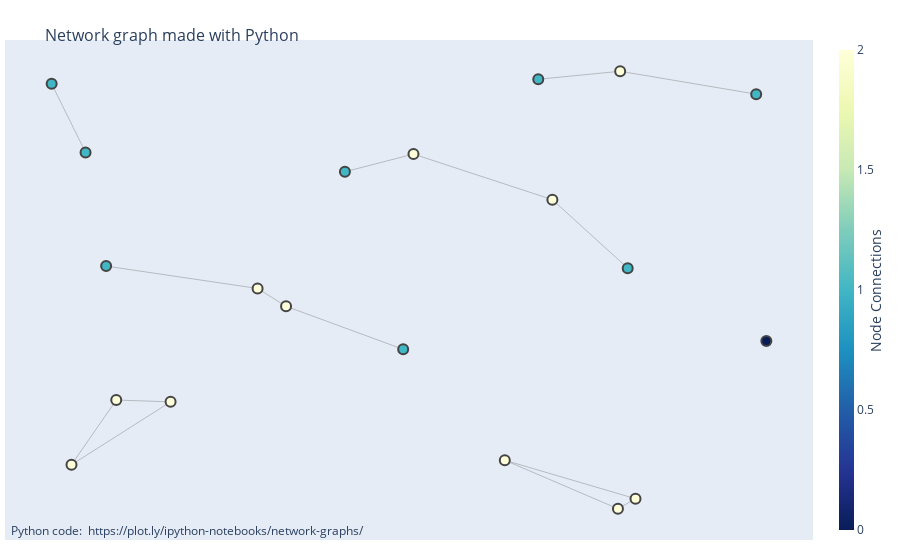

Notebook cell for this chart:
### Code cell
fig = go.Figure(data=[edge_trace, node_trace],
             layout=go.Layout(
                title='<br>Network graph made with Python',
                titlefont_size=16,
                showlegend=False,
                hovermode='closest',
                margin=dict(b=20,l=5,r=5,t=40),
                annotations=[ dict(
                    text="Python code: <a href='https://plot.ly/ipython-notebooks/network-graphs/'> https://plot.ly/ipython-notebooks/network-graphs/</a>",
                    showarrow=False,
                    xref="paper", yref="paper",
                    x=0.005, y=-0.002 ) ],
                xaxis=dict(showgrid=False, zeroline=False, showticklabels=False),
                yaxis=dict(showgrid=False, zeroline=False, showticklabels=False))
                )

fig.show()

### Figure 1 — Plotly figure (JSON) as saved in the notebook; plotly's stock layout.template omitted (floating-point values rounded to 4 significant figures)
{"data": [{"hoverinfo": "none", "line": {"color": "#888", "width": 0.5}, "mode": "lines", "type": "scatter", "x": [0.7516, 0.6107, null, 0.7516, 0.7734, null, 0.1145, 0.303, null, 0.07142, 0.1271, null, 0.07142, 0.1947, null, 0.7734, 0.6107, null, 0.0889, 0.04671, null, 0.7543, 0.9236, null, 0.7543, 0.6524, null, 0.4971, 0.6699, null, 0.4971, 0.4117, null, 0.4842, 0.3385, null, 0.303, 0.3385, null, 0.1947, 0.1271, null, 0.7637, 0.6699, null], "y": [0.02722, 0.1221, null, 0.02722, 0.04686, null, 0.5016, 0.4578, null, 0.1133, 0.2398, null, 0.1133, 0.2362, null, 0.04686, 0.1221, null, 0.7238, 0.8578, null, 0.8824, 0.8376, null, 0.8824, 0.8668, null, 0.7206, 0.6314, null, 0.7206, 0.686, null, 0.3389, 0.423, null, 0.4578, 0.423, null, 0.2362, 0.2398, null, 0.4976, 0.6314, null]}, {"hoverinfo": "text", "marker": {"color": [2, 1, 2, 2, 1, 2, 0, 2, 1, 1, 1, 2, 1, 1, 2, 2, 2, 1, 2, 2], "colorbar": {"thickness": 15, "title": {"side": "right", "text": "Node Connections"}, "xanchor": "left"}, "colorscale": [[0, "rgb(255,255,217)"], [0.125, "rgb(237,248,177)"], [0.25, "rgb(199,233,180)"], [0.375, "rgb(127,205,187)"], [0.5, "rgb(65,182,196)"], [0.625, "rgb(29,145,192)"], [0.75, "rgb(34,94,168)"], [0.875, "rgb(37,52,148)"], [1, "rgb(8,29,88)"]], "line": {"width": 2}, "reversescale": true, "showscale": true, "size": 10}, "mode": "markers", "text": ["# of connections: 2", "# of connections: 1", "# of connections: 2", "# of connections: 2", "# of connections: 1", "# of connections: 2", "# of connections: 0", "# of connections: 2", "# of connections: 1", "# of connections: 1", "# of connections: 1", "# of connections: 2", "# of connections: 1", "# of connections: 1", "# of connections: 2", "# of connections: 2", "# of connections: 2", "# of connections: 1", "# of connections: 2", "# of connections: 2"], "type": "scatter", "x": [0.7516, 0.1145, 0.07142, 0.7734, 0.0889, 0.7543, 0.9363, 0.4971, 0.6524, 0.4117, 0.04671, 0.6107, 0.9236, 0.4842, 0.303, 0.1947, 0.3385, 0.7637, 0.1271, 0.6699], "y": [0.02722, 0.5016, 0.1133, 0.04686, 0.7238, 0.8824, 0.3549, 0.7206, 0.8668, 0.686, 0.8578, 0.1221, 0.8376, 0.3389, 0.4578, 0.2362, 0.423, 0.4976, 0.2398, 0.6314]}], "layout": {"annotations": [{"showarrow": false, "text": "Python code: <a href='https://plot.ly/ipython-notebooks/network-graphs/'> https://plot.ly/ipython-notebooks/network-graphs/</a>", "x": 0.005, "xref": "paper", "y": -0.002, "yref": "paper"}], "hovermode": "closest", "margin": {"b": 20, "l": 5, "r": 5, "t": 40}, "showlegend": false, "title": {"font": {"size": 16}, "text": "<br>Network graph made with Python"}, "xaxis": {"showgrid": false, "showticklabels": false, "zeroline": false}, "yaxis": {"showgrid": false, "showticklabels": false, "zeroline": false}}}
